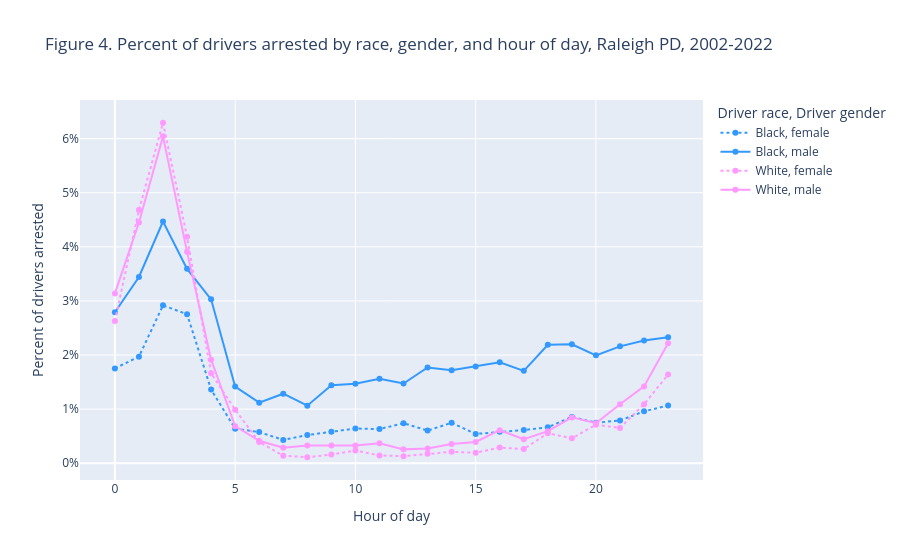

Write notebook code for a chart like this one.
### Code cell
mask = df4["driver_race"].isin(["Black", "White"])
fig = px.line(
    df4[mask],
    x="hour_of_day",
    y="percent_drivers_arrested",
    color="driver_race",
    title="Figure 4. Percent of drivers arrested by race, gender, and hour of day, Raleigh PD, 2002-2022",
    labels={
        "percent_drivers_arrested": "Percent of drivers arrested",
        "hour_of_day": "Hour of day",
        "driver_race": "Driver race",
        "driver_gender": "Driver gender",
    },
    color_discrete_sequence=(px.colors.diverging.Picnic[1], px.colors.diverging.Picnic[7]),
    height=600,
    markers=True,
    line_dash="driver_gender",
    line_dash_map={"male": "solid", "female": "dot"},
    line_group="driver_gender",
)
fig.layout.yaxis.tickformat = ",.0%"
fig.update_traces(textposition="bottom right")

### Figure 1 — Plotly figure (JSON) as saved in the notebook; plotly's stock layout.template omitted (floating-point values rounded to 4 significant figures)
{"data": [{"hovertemplate": "Driver race=Black<br>Driver gender=female<br>Hour of day=%{x}<br>Percent of drivers arrested=%{y}<extra></extra>", "legendgroup": "Black, female", "line": {"color": "rgb(51,153,255)", "dash": "dot"}, "marker": {"symbol": "circle"}, "mode": "lines+markers", "name": "Black, female", "orientation": "v", "showlegend": true, "textposition": "bottom right", "type": "scatter", "x": [0, 1, 2, 3, 4, 5, 6, 7, 8, 9, 10, 11, 12, 13, 14, 15, 16, 17, 18, 19, 20, 21, 22, 23], "xaxis": "x", "y": [0.01753, 0.0197, 0.02918, 0.02754, 0.01361, 0.006384, 0.00575, 0.004303, 0.0052, 0.00582, 0.006406, 0.006308, 0.007389, 0.006036, 0.007475, 0.005415, 0.005798, 0.00612, 0.006655, 0.008561, 0.007486, 0.007889, 0.009586, 0.01066], "yaxis": "y"}, {"hovertemplate": "Driver race=Black<br>Driver gender=male<br>Hour of day=%{x}<br>Percent of drivers arrested=%{y}<extra></extra>", "legendgroup": "Black, male", "line": {"color": "rgb(51,153,255)", "dash": "solid"}, "marker": {"symbol": "circle"}, "mode": "lines+markers", "name": "Black, male", "orientation": "v", "showlegend": true, "textposition": "bottom right", "type": "scatter", "x": [0, 1, 2, 3, 4, 5, 6, 7, 8, 9, 10, 11, 12, 13, 14, 15, 16, 17, 18, 19, 20, 21, 22, 23], "xaxis": "x", "y": [0.02792, 0.03442, 0.04468, 0.03592, 0.03029, 0.01418, 0.01118, 0.01285, 0.01064, 0.01442, 0.01468, 0.01561, 0.01474, 0.0177, 0.01719, 0.01788, 0.01865, 0.01708, 0.0219, 0.02199, 0.01994, 0.0216, 0.02268, 0.02327], "yaxis": "y"}, {"hovertemplate": "Driver race=White<br>Driver gender=female<br>Hour of day=%{x}<br>Percent of drivers arrested=%{y}<extra></extra>", "legendgroup": "White, female", "line": {"color": "rgb(255,153,255)", "dash": "dot"}, "marker": {"symbol": "circle"}, "mode": "lines+markers", "name": "White, female", "orientation": "v", "showlegend": true, "textposition": "bottom right", "type": "scatter", "x": [0, 1, 2, 3, 4, 5, 6, 7, 8, 9, 10, 11, 12, 13, 14, 15, 16, 17, 18, 19, 20, 21, 22, 23], "xaxis": "x", "y": [0.0263, 0.0468, 0.06294, 0.04184, 0.01664, 0.009892, 0.003909, 0.001391, 0.001099, 0.001596, 0.00234, 0.001427, 0.001297, 0.001748, 0.002097, 0.001941, 0.002885, 0.00261, 0.005533, 0.004597, 0.007105, 0.006528, 0.0109, 0.01637], "yaxis": "y"}, {"hovertemplate": "Driver race=White<br>Driver gender=male<br>Hour of day=%{x}<br>Percent of drivers arrested=%{y}<extra></extra>", "legendgroup": "White, male", "line": {"color": "rgb(255,153,255)", "dash": "solid"}, "marker": {"symbol": "circle"}, "mode": "lines+markers", "name": "White, male", "orientation": "v", "showlegend": true, "textposition": "bottom right", "type": "scatter", "x": [0, 1, 2, 3, 4, 5, 6, 7, 8, 9, 10, 11, 12, 13, 14, 15, 16, 17, 18, 19, 20, 21, 22, 23], "xaxis": "x", "y": [0.03139, 0.04449, 0.06042, 0.03907, 0.01913, 0.006844, 0.004135, 0.002843, 0.003267, 0.003259, 0.003253, 0.003671, 0.002555, 0.00274, 0.003554, 0.003928, 0.006098, 0.004422, 0.005923, 0.008468, 0.007388, 0.0109, 0.01419, 0.02219], "yaxis": "y"}], "layout": {"autosize": true, "legend": {"title": {"text": "Driver race, Driver gender"}, "tracegroupgap": 0}, "title": {"text": "Figure 4. Percent of drivers arrested by race, gender, and hour of day, Raleigh PD, 2002-2022"}, "xaxis": {"anchor": "y", "autorange": true, "domain": [0, 1], "range": [-1.379, 24.38], "title": {"text": "Hour of day"}, "type": "linear"}, "yaxis": {"anchor": "x", "autorange": true, "domain": [0, 1], "range": [-0.003032, 0.06707], "tickformat": ",.0%", "title": {"text": "Percent of drivers arrested"}, "type": "linear"}}}
